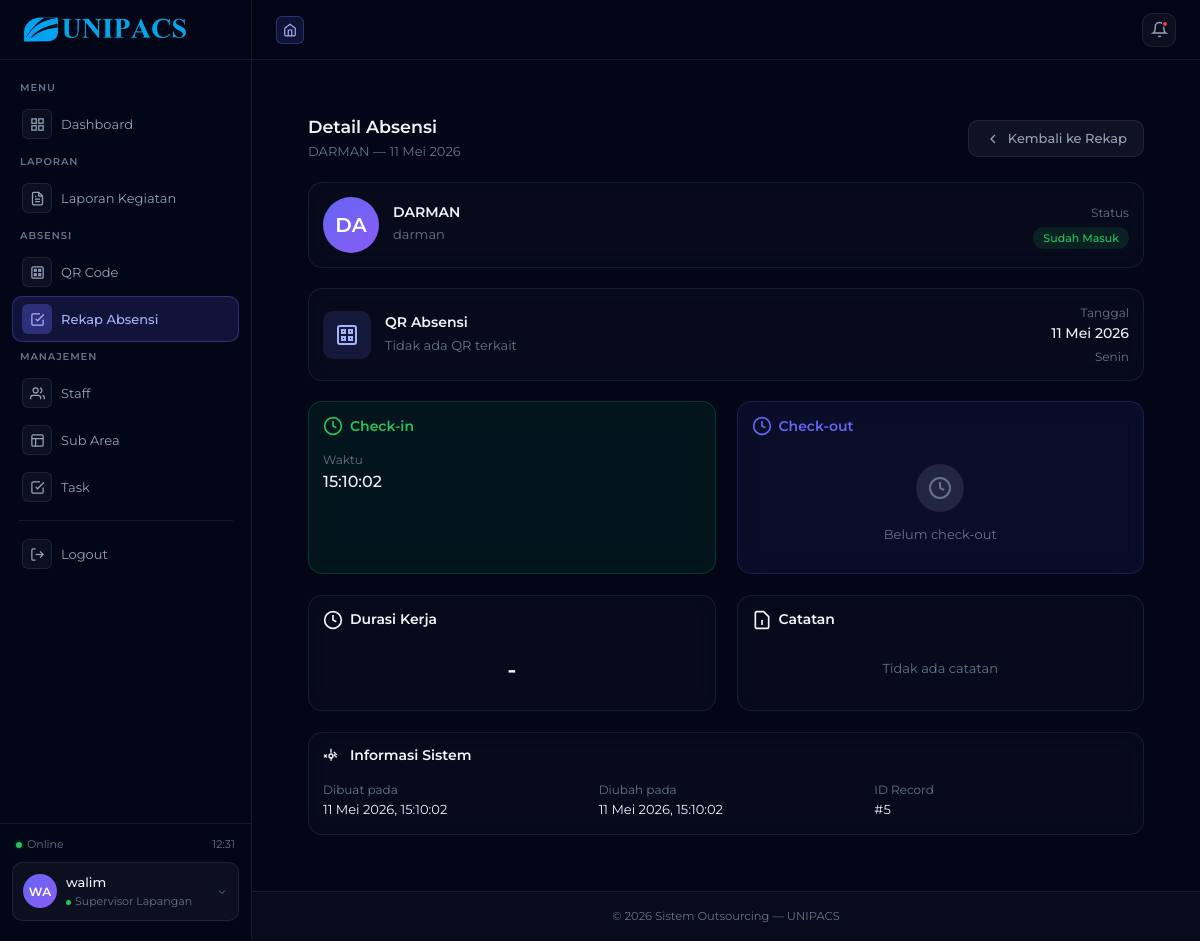
Page /supervisor/absensi/5/ (signed in) on the earlier database version.
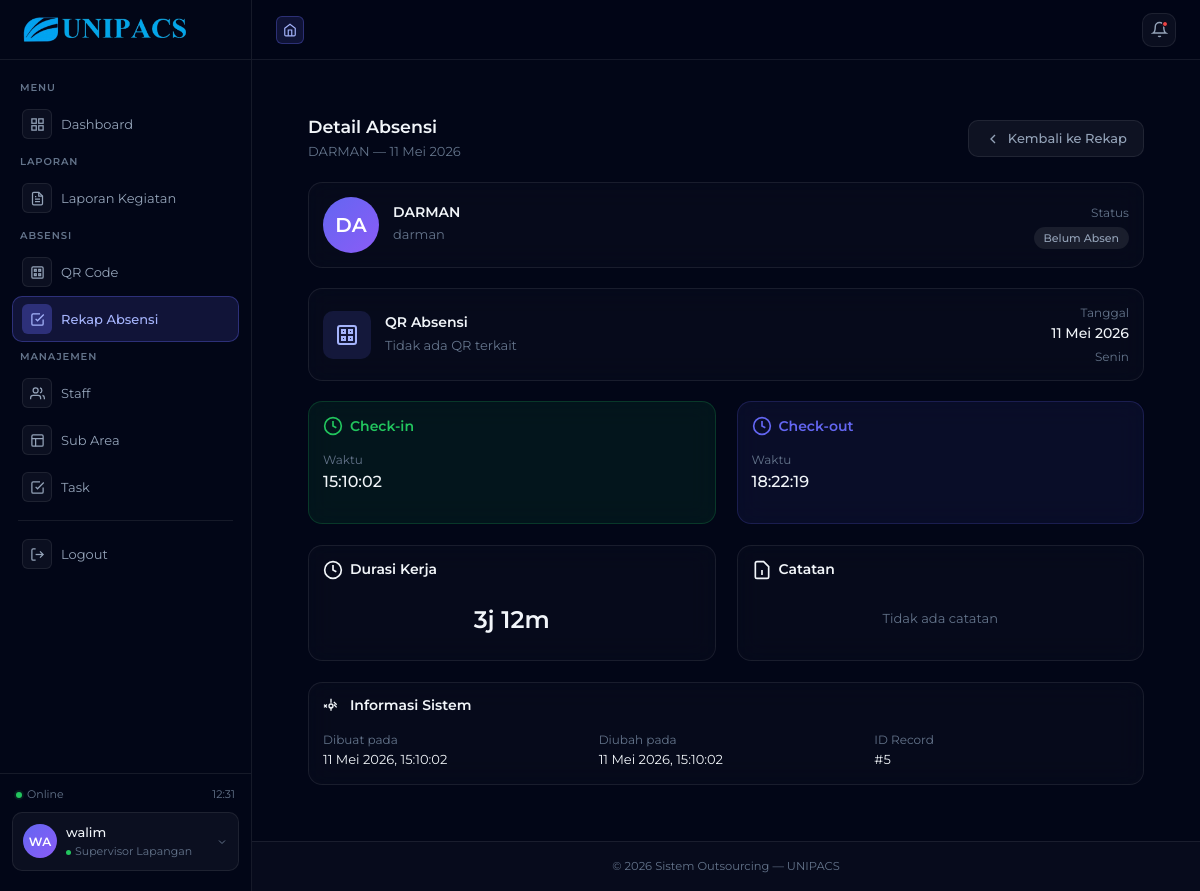
Same page on the later database version.
### outsourcing/models.py (models this page shows, shortened)
class Absensi(models.Model):
    qr_masuk  = models.ForeignKey(
        QRAbsensi, on_delete=models.SET_NULL,
        null=True, blank=True, related_name='absensi_masuk',
    )
    qr_pulang = models.ForeignKey(
        QRAbsensi, on_delete=models.SET_NULL,
        null=True, blank=True, related_name='absensi_pulang',
    )
    staff = models.ForeignKey(User, on_delete=models.CASCADE)
    tanggal      = models.DateField()
    waktu_masuk  = models.DateTimeField(null=True, blank=True)
    lat_masuk    = models.DecimalField(max_digits=9, decimal_places=6, null=True, blank=True)
    lon_masuk    = models.DecimalField(max_digits=9, decimal_places=6, null=True, blank=True)
    waktu_pulang = models.DateTimeField(null=True, blank=True)
    lat_pulang   = models.DecimalField(max_digits=9, decimal_places=6, null=True, blank=True)
    lon_pulang   = models.DecimalField(max_digits=9, decimal_places=6, null=True, blank=True)
    status = models.CharField(
        max_length=20,
        choices=AbsensiStatusChoices.choices,
        default=AbsensiStatusChoices.BELUM_ABSEN,
    )
    status_harian = models.CharField(
        max_length=5,
        choices=StatusHarianChoices.choices,
        default=StatusHarianChoices.HADIR,
        blank=True,
    )
    is_overtime          = models.BooleanField(default=False)
    overtime_status      = models.CharField(
        max_length=20,
        choices=OvertimeStatusChoices.choices,
        default=OvertimeStatusChoices.BELUM_REVIEW,
        blank=True,
    )
    overtime_reviewed_by = models.ForeignKey(
        User,
        on_delete=models.SET_NULL,
        null=True, blank=True,
        related_name='overtime_reviews',
    )
    overtime_reviewed_at = models.DateTimeField(null=True, blank=True)
    izin_pulang_awal       = models.BooleanField(default=False)
    keterangan_izin_pulang = models.TextField(blank=True)
    catatan     = models.TextField(blank=True)
    dibuat_pada = models.DateTimeField(auto_now_add=True)
    diubah_pada = models.DateTimeField(auto_now=True)
    THRESHOLD_OT_MENIT = 60  # 1 jam setelah jam pulang resmi
    def durasi_kerja(self):
        if self.waktu_masuk and self.waktu_pulang:
            return self.waktu_pulang - self.waktu_masuk
        return None
    @property                  # ← FIX: @property supaya {{ absen.durasi_str }} bekerja di template
    def durasi_str(self):
        durasi = self.durasi_kerja()
        if not durasi:
            return '-'
        total = int(durasi.total_seconds())
        jam   = total // 3600
        menit = (total % 3600) // 60
        if jam:
            return f"{jam}j {menit}m"
        return f"{menit}m"
    class Meta:
        verbose_name        = 'Absensi'
        verbose_name_plural = 'Absensi'
        ordering            = ['-tanggal']
        unique_together     = ['staff', 'tanggal']
        indexes             = [
            models.Index(fields=['tanggal', 'status'], name='idx_absensi_tanggal_status'),
            models.Index(fields=['staff', 'tanggal'],  name='idx_absensi_staff_tgl'),
        ]

class User(AbstractUser):
    role = models.CharField(
        max_length=30,
        choices=RoleChoices.choices,
        default=RoleChoices.STAFF,
    )
    nama_lengkap = models.CharField(max_length=150, blank=True)
    jenis_kelamin = models.CharField(
        max_length=1,
        choices=GenderChoices.choices,
        blank=True,
        null=True,
    )
    nik = models.CharField(
        max_length=20,
        blank=True,
        null=True,
        unique=True,
        help_text='NIK / ID Karyawan (contoh: 202403157)',
    )
    telepon      = models.CharField(
        max_length=20,
        blank=True,
        validators=[telepon_validator],
    )
    foto_profil  = models.ImageField(
        upload_to='foto_profil/',
        blank=True,
        null=True,
    )
    dibuat_pada  = models.DateTimeField(auto_now_add=True)
    diubah_pada  = models.DateTimeField(auto_now=True)
    class Meta:
        verbose_name        = 'Pengguna'
        verbose_name_plural = 'Pengguna'
        ordering            = ['nama_lengkap']

### outsourcing/views/supervisor/absensi.py (the view)
# urls.py: path('supervisor/absensi/<int:pk>/', absensi_detail, name='supervisor_absensi_detail'),
@supervisor_required
def absensi_detail(request, pk):
    absensi = get_object_or_404(
        Absensi,
        pk=pk,
        staff_id__in=_staff_ids(request.user),
    )
    return render(request, 'supervisor/absensi/detail.html', {
        'absensi': absensi,
        'durasi' : absensi.durasi_str,   # ← FIX: tanpa () karena sudah @property
    })

### outsourcing/views/supervisor/absensi.py (called while the page is built)
def _staff_ids(supervisor):
    return StaffSupervisor.objects.filter(
        supervisor=supervisor,
        is_active=True,
    ).values_list('staff_id', flat=True)

### outsourcing/templates/supervisor/absensi/detail.html (shortened to what the changed rows need)
{% extends 'supervisor/base_supervisor.html' %}
{% block content %}
<div class="page-content">
  <div class="d-flex align-items-center justify-content-between mb-4 flex-wrap gap-3">
    <div>
      <h5 class="mb-1" style="font-weight:600;color:var(--clr-text-primary)">Detail Absensi</h5>
      <p style="color:var(--clr-text-muted);font-size:13px;margin:0">{{ absensi.staff.nama_lengkap|default:absensi.staff.username }} — {{ absensi.tanggal|date:"d F Y" }}</p>
    </div>
  </div>
  <div class="card" style="background:rgba(255,255,255,0.02);border:1px solid var(--clr-border);margin-bottom:20px">
    <div class="card-body">
      <div class="row align-items-center">
        <div class="col-md-8">
          <div class="d-flex align-items-center gap-3">
            <div style="width:56px;height:56px;background:linear-gradient(135deg, var(--clr-accent), #8b5cf6);border-radius:50%;display:flex;align-items:center;justify-content:center;font-size:20px;font-weight:600;color:white">
              {{ absensi.staff.nama_lengkap|default:absensi.staff.username|slice:":2"|upper }}
            </div>
            <div>
              <h6 style="color:var(--clr-text-primary);font-weight:600;margin-bottom:4px">{{ absensi.staff.nama_lengkap|default:absensi.staff.username }}</h6>
              <div style="color:var(--clr-text-muted);font-size:13px">{{ absensi.staff.username }}</div>
            </div>
          </div>
        </div>
        <div class="col-md-4 text-md-end">
          <div style="margin-top:4px">
            {% if absensi.status == 'masuk' %}
              <span class="badge-aktif">Sudah Masuk</span>
            {% elif absensi.status == 'pulang' %}
              <span class="badge-selesai">Sudah Pulang</span>
            {% else %}
              <span class="badge-draft">Belum Absen</span>
            {% endif %}
          </div>
        </div>
      </div>
    </div>
  </div>
  <div class="card" style="background:rgba(255,255,255,0.02);border:1px solid var(--clr-border);margin-bottom:20px">
    <div class="card-body">
      <div class="row align-items-center">
        <div class="col-md-4 text-md-end">
          <div style="color:var(--clr-text-muted);font-size:12px">Tanggal</div>
          <div style="color:var(--clr-text-primary);font-weight:500">{{ absensi.tanggal|date:"d F Y" }}</div>
          <div style="color:var(--clr-text-muted);font-size:12px;margin-top:2px">{{ absensi.tanggal|date:"l" }}</div>
        </div>
      </div>
    </div>
  </div>
  <div class="row">
    <div class="col-md-6 mb-4">
      <div class="card h-100" style="background:rgba(34,197,94,0.08);border:1px solid rgba(34,197,94,0.2)">
        <div class="card-body">
          {% if absensi.waktu_masuk %}
            <div class="mb-3">
              <div style="color:var(--clr-text-muted);font-size:12px">Waktu</div>
              <div style="color:var(--clr-text-primary);font-size:16px;font-weight:500">{{ absensi.waktu_masuk|date:"H:i:s" }}</div>
            </div>
          {% endif %}
        </div>
      </div>
    </div>
    <div class="col-md-6 mb-4">
      <div class="card h-100" style="background:rgba(99,102,241,0.08);border:1px solid rgba(99,102,241,0.2)">
        <div class="card-body">
          {% if absensi.waktu_pulang %}
            <div class="mb-3">
              <div style="color:var(--clr-text-muted);font-size:12px">Waktu</div>
              <div style="color:var(--clr-text-primary);font-size:16px;font-weight:500">{{ absensi.waktu_pulang|date:"H:i:s" }}</div>
            </div>
          {% else %}
            <div class="text-center py-3">
              <div style="width:48px;height:48px;background:rgba(255,255,255,0.1);border-radius:50%;display:flex;align-items:center;justify-content:center;margin:0 auto 12px">
                <svg width="24" height="24" viewBox="0 0 24 24" fill="none" stroke="var(--clr-text-muted)" stroke-width="2">
                  <circle cx="12" cy="12" r="10"/>
                  <polyline points="12,6 12,12 16,14"/>
                </svg>
              </div>
              <div style="color:var(--clr-text-muted);font-size:13px">Belum check-out</div>
            </div>
          {% endif %}
        </div>
      </div>
    </div>
  </div>
  <div class="row">
    <div class="col-md-6 mb-4">
      <div class="card h-100" style="background:rgba(255,255,255,0.02);border:1px solid var(--clr-border)">
        <div class="card-body">
         {% if durasi %}
          <div class="text-center py-2">
            <div style="color:var(--clr-text-primary);font-size:24px;font-weight:600">
              {{ durasi }}
            </div>
          </div>
        {% else %}
          <div class="text-center py-3">
            <div style="color:var(--clr-text-muted);font-size:13px">-</div>
          </div>
        {% endif %}
        </div>
      </div>
    </div>
  </div>
  <div class="card" style="background:rgba(255,255,255,0.02);border:1px solid var(--clr-border)">
    <div class="card-body">
      <div class="row">
        <div class="col-md-4">
          <div style="color:var(--clr-text-muted);font-size:12px">Dibuat pada</div>
          <div style="color:var(--clr-text-primary);font-size:13px">{{ absensi.dibuat_pada|date:"d M Y, H:i:s" }}</div>
        </div>
        <div class="col-md-4">
          <div style="color:var(--clr-text-muted);font-size:12px">Diubah pada</div>
          <div style="color:var(--clr-text-primary);font-size:13px">{{ absensi.diubah_pada|date:"d M Y, H:i:s" }}</div>
        </div>
        <div class="col-md-4">
          <div style="color:var(--clr-text-muted);font-size:12px">ID Record</div>
          <div style="color:var(--clr-text-primary);font-size:13px">#{{ absensi.pk }}</div>
        </div>
      </div>
    </div>
  </div>
</div>
{% endblock %}

Differences in the rows shown:
changed Absensi "Senin": status "masuk" → "overtime" (drawn); waktu_pulang (not shown) → "18:22:19"
Other differences:
{{ durasi }}: "-" → "3j 12m"
text no longer shown: "Sudah Masuk Belum check-out"
text now shown: "Belum Absen Waktu"
